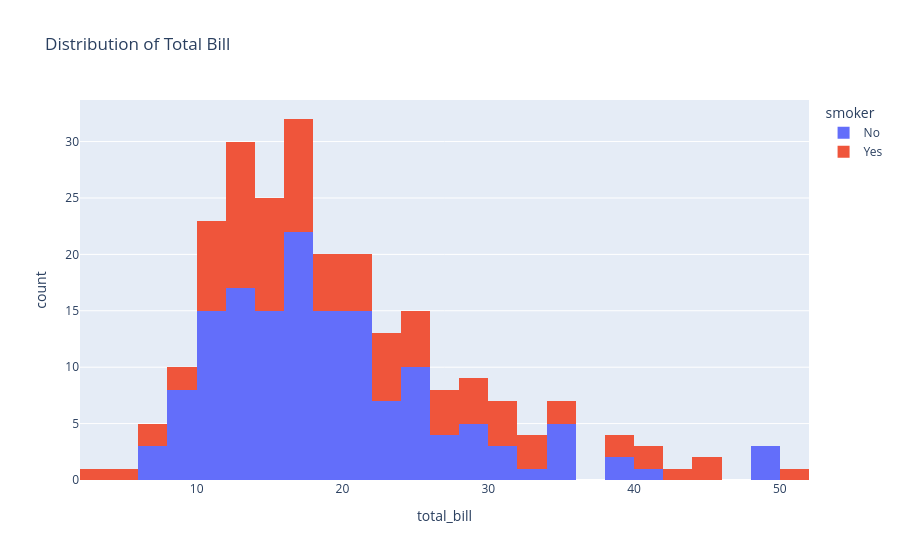

Here is the notebook cell this chart was saved with:
### Code cell
px.histogram(tips, x='total_bill', color='smoker',
             nbins=30, title='Distribution of Total Bill')

### Figure 1 — Plotly figure (JSON) as saved in the notebook; plotly's stock layout.template omitted (floating-point values rounded to 4 significant figures; data arrays with more than 128 entries replaced by an {"elided": "..."} marker saying what was removed)
{"data": [{"bingroup": "x", "hovertemplate": "smoker=No<br>total_bill=%{x}<br>count=%{y}<extra></extra>", "legendgroup": "No", "marker": {"color": "#636efa", "pattern": {"shape": ""}}, "name": "No", "nbinsx": 30, "orientation": "v", "showlegend": true, "type": "histogram", "x": {"elided": "151 float values"}, "xaxis": "x", "yaxis": "y"}, {"bingroup": "x", "hovertemplate": "smoker=Yes<br>total_bill=%{x}<br>count=%{y}<extra></extra>", "legendgroup": "Yes", "marker": {"color": "#EF553B", "pattern": {"shape": ""}}, "name": "Yes", "nbinsx": 30, "orientation": "v", "showlegend": true, "type": "histogram", "x": [38.01, 11.24, 20.29, 13.81, 11.02, 18.29, 3.07, 15.01, 26.86, 25.28, 17.92, 19.44, 32.68, 28.97, 5.75, 16.32, 40.17, 27.28, 12.03, 21.01, 11.35, 15.38, 44.3, 22.42, 15.36, 20.49, 25.21, 14.31, 16.0, 17.51, 10.59, 10.63, 50.81, 15.81, 7.25, 31.85, 16.82, 32.9, 17.89, 14.48, 9.6, 34.63, 34.65, 23.33, 45.35, 23.17, 40.55, 20.9, 30.46, 18.15, 23.1, 15.69, 19.81, 28.44, 15.48, 16.58, 10.34, 43.11, 13.0, 13.51, 18.71, 12.74, 13.0, 16.4, 20.53, 16.47, 26.59, 38.73, 24.27, 12.76, 30.06, 25.89, 13.27, 28.17, 12.9, 28.15, 11.59, 7.74, 30.14, 12.16, 13.42, 8.58, 13.42, 16.27, 10.09, 22.12, 24.01, 15.69, 15.53, 12.6, 32.83, 27.18, 22.67], "xaxis": "x", "yaxis": "y"}], "layout": {"barmode": "relative", "legend": {"title": {"text": "smoker"}, "tracegroupgap": 0}, "title": {"text": "Distribution of Total Bill"}, "xaxis": {"anchor": "y", "domain": [0, 1], "title": {"text": "total_bill"}}, "yaxis": {"anchor": "x", "domain": [0, 1], "title": {"text": "count"}}}}
